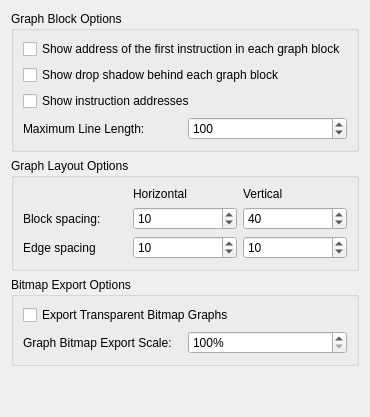
<?xml version="1.0" encoding="UTF-8"?>
<ui version="4.0">
 <class>GraphOptionsWidget</class>
 <widget class="QWidget" name="GraphOptionsWidget">
  <property name="windowTitle">
   <string>Graph</string>
  </property>
  <layout class="QVBoxLayout" name="verticalLayout_3">
   <item>
      <widget class="QGroupBox" name="GraphBlockOptions">
       <property name="flat">
        <bool>true</bool>
       </property>
       <property name="title">
        <string>Graph Block Options</string>
       </property>
       <layout class="QVBoxLayout" name="verticalLayout_9">
        <property name="topMargin">
         <number>8</number>
        </property>
        <item>
         <widget class="QCheckBox" name="blockEntryCheckBox">
          <property name="toolTip">
           <string>The address of the first instruction of a graph block is shown in the header of the respective graph block</string>
          </property>
          <property name="text">
           <string>Show address of the first instruction in each graph block</string>
          </property>
         </widget>
        </item>
        <item>
         <widget class="QCheckBox" name="blockShadowCheckBox">
          <property name="toolTip">
           <string>Draw a drop shadow behind each basic block in the graph view</string>
          </property>
          <property name="text">
           <string>Show drop shadow behind each graph block</string>
          </property>
         </widget>
        </item>
        <item>
         <widget class="QCheckBox" name="graphOffsetCheckBox">
          <property name="toolTip">
           <string>Show the address beside each instruction in the graph</string>
          </property>
          <property name="text">
           <string>Show instruction addresses</string>
          </property>
         </widget>
        </item>
        <item>
         <layout class="QHBoxLayout" name="horizontalLayout">
          <item>
           <widget class="QLabel" name="maxColsLabel">
            <property name="text">
             <string>Maximum Line Length:</string>
            </property>
           </widget>
          </item>
          <item>
           <widget class="QSpinBox" name="maxColsSpinBox">
            <property name="minimum">
             <number>25</number>
            </property>
            <property name="maximum">
             <number>256</number>
            </property>
            <property name="value">
             <number>100</number>
            </property>
           </widget>
          </item>
         </layout>
        </item>
       </layout>
      </widget>
     </item>
     <item>
      <widget class="QGroupBox" name="LayoutBlock">
       <property name="flat">
        <bool>true</bool>
       </property>
       <property name="title">
        <string>Graph Layout Options</string>
       </property>
       <layout class="QGridLayout" name="gridLayout_2">
        <item row="1" column="1">
         <widget class="QSpinBox" name="horizontalBlockSpacing">
          <property name="maximum">
           <number>400</number>
          </property>
          <property name="singleStep">
           <number>10</number>
          </property>
          <property name="value">
           <number>10</number>
          </property>
         </widget>
        </item>
        <item row="0" column="2">
         <widget class="QLabel" name="label_4">
          <property name="text">
           <string>Vertical</string>
          </property>
         </widget>
        </item>
        <item row="2" column="1">
         <widget class="QSpinBox" name="horizontalEdgeSpacing">
          <property name="minimum">
           <number>1</number>
          </property>
          <property name="maximum">
           <number>400</number>
          </property>
          <property name="singleStep">
           <number>5</number>
          </property>
          <property name="value">
           <number>10</number>
          </property>
         </widget>
        </item>
        <item row="0" column="1">
         <widget class="QLabel" name="label_3">
          <property name="text">
           <string>Horizontal</string>
          </property>
         </widget>
        </item>
        <item row="2" column="2">
         <widget class="QSpinBox" name="verticalEdgeSpacing">
          <property name="minimum">
           <number>1</number>
          </property>
          <property name="maximum">
           <number>400</number>
          </property>
          <property name="singleStep">
           <number>5</number>
          </property>
          <property name="value">
           <number>10</number>
          </property>
         </widget>
        </item>
        <item row="1" column="2">
         <widget class="QSpinBox" name="verticalBlockSpacing">
          <property name="maximum">
           <number>400</number>
          </property>
          <property name="singleStep">
           <number>10</number>
          </property>
          <property name="value">
           <number>40</number>
          </property>
         </widget>
        </item>
        <item row="1" column="0">
         <widget class="QLabel" name="label">
          <property name="text">
           <string>Block spacing:</string>
          </property>
         </widget>
        </item>
        <item row="2" column="0">
         <widget class="QLabel" name="label_2">
          <property name="text">
           <string>Edge spacing</string>
          </property>
         </widget>
        </item>
       </layout>
      </widget>
     </item>
     <item>
      <widget class="QGroupBox" name="BitmapExportBlock">
       <property name="flat">
        <bool>true</bool>
       </property>
       <property name="title">
        <string>Bitmap Export Options</string>
       </property>
       <layout class="QVBoxLayout" name="verticalLayout_10">
        <property name="topMargin">
         <number>8</number>
        </property>
        <item>
         <widget class="QCheckBox" name="checkTransparent">
          <property name="text">
           <string>Export Transparent Bitmap Graphs</string>
          </property>
         </widget>
        </item>
        <item>
         <layout class="QHBoxLayout" name="horizontalLayout_2">
          <item>
           <widget class="QLabel" name="bitmapGraphScaleLabel">
            <property name="text">
             <string>Graph Bitmap Export Scale: </string>
            </property>
           </widget>
          </item>
          <item>
           <widget class="QDoubleSpinBox" name="bitmapGraphScale">
            <property name="suffix">
             <string>%</string>
            </property>
            <property name="decimals">
             <number>0</number>
            </property>
            <property name="minimum">
             <double>100.000000000000000</double>
            </property>
            <property name="maximum">
             <double>30000.000000000000000</double>
            </property>
            <property name="singleStep">
             <double>50.000000000000000</double>
            </property>
           </widget>
          </item>
         </layout>
        </item>
       </layout>
      </widget>
     </item>
   <item>
    <spacer name="verticalSpacer">
     <property name="orientation">
      <enum>Qt::Vertical</enum>
     </property>
     <property name="sizeHint" stdset="0">
      <size>
       <width>20</width>
       <height>40</height>
      </size>
     </property>
    </spacer>
   </item>
  </layout>
 </widget>
 <tabstops>
  <tabstop>blockEntryCheckBox</tabstop>
  <tabstop>blockShadowCheckBox</tabstop>
  <tabstop>graphOffsetCheckBox</tabstop>
  <tabstop>maxColsSpinBox</tabstop>
  <tabstop>horizontalBlockSpacing</tabstop>
  <tabstop>verticalBlockSpacing</tabstop>
  <tabstop>horizontalEdgeSpacing</tabstop>
  <tabstop>verticalEdgeSpacing</tabstop>
  <tabstop>checkTransparent</tabstop>
  <tabstop>bitmapGraphScale</tabstop>
 </tabstops>
 <resources/>
 <connections/>
</ui>
